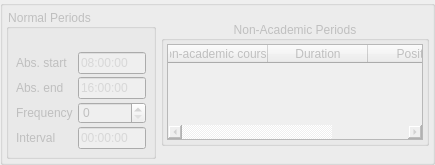
                      <widget class="QGroupBox" name="abs_startend_gbox">
                       <property name="enabled">
                        <bool>false</bool>
                       </property>
                       <property name="styleSheet">
                        <string notr="true">QWidget{
color:#bfbfbf;
 border-color:#bfbfbf;
}</string>
                       </property>
                       <property name="title">
                        <string/>
                       </property>
                       <property name="alignment">
                        <set>Qt::AlignCenter</set>
                       </property>
                       <layout class="QHBoxLayout" name="horizontalLayout_20">
                        <property name="spacing">
                         <number>5</number>
                        </property>
                        <property name="leftMargin">
                         <number>3</number>
                        </property>
                        <property name="topMargin">
                         <number>3</number>
                        </property>
                        <property name="rightMargin">
                         <number>3</number>
                        </property>
                        <property name="bottomMargin">
                         <number>3</number>
                        </property>
                        <item>
                         <widget class="QGroupBox" name="groupBox_61">
                          <property name="minimumSize">
                           <size>
                            <width>150</width>
                            <height>0</height>
                           </size>
                          </property>
                          <property name="maximumSize">
                           <size>
                            <width>150</width>
                            <height>16777215</height>
                           </size>
                          </property>
                          <property name="title">
                           <string>Normal Periods</string>
                          </property>
                          <layout class="QFormLayout" name="formLayout_10">
                           <property name="horizontalSpacing">
                            <number>5</number>
                           </property>
                           <property name="verticalSpacing">
                            <number>3</number>
                           </property>
                           <property name="leftMargin">
                            <number>7</number>
                           </property>
                           <property name="topMargin">
                            <number>23</number>
                           </property>
                           <property name="rightMargin">
                            <number>7</number>
                           </property>
                           <property name="bottomMargin">
                            <number>7</number>
                           </property>
                           <item row="0" column="0">
                            <widget class="QLabel" name="label_104">
                             <property name="text">
                              <string>Abs. start</string>
                             </property>
                            </widget>
                           </item>
                           <item row="0" column="1">
                            <widget class="QLineEdit" name="start3">
                             <property name="placeholderText">
                              <string>08:00:00</string>
                             </property>
                            </widget>
                           </item>
                           <item row="1" column="0">
                            <widget class="QLabel" name="label_105">
                             <property name="text">
                              <string>Abs. end</string>
                             </property>
                            </widget>
                           </item>
                           <item row="1" column="1">
                            <widget class="QLineEdit" name="end3">
                             <property name="placeholderText">
                              <string>16:00:00</string>
                             </property>
                            </widget>
                           </item>
                           <item row="2" column="0">
                            <widget class="QLabel" name="label_106">
                             <property name="toolTip">
                              <string>&lt;html&gt;&lt;head/&gt;&lt;body&gt;&lt;p&gt;Number of periods&lt;/p&gt;&lt;/body&gt;&lt;/html&gt;</string>
                             </property>
                             <property name="text">
                              <string>Frequency</string>
                             </property>
                            </widget>
                           </item>
                           <item row="2" column="1">
                            <widget class="QSpinBox" name="freq3"/>
                           </item>
                           <item row="3" column="0">
                            <widget class="QLabel" name="label_119">
                             <property name="toolTip">
                              <string>Inter-period interval. A bit of breathing space between a period and the next (in minutes).</string>
                             </property>
                             <property name="text">
                              <string>Interval</string>
                             </property>
                            </widget>
                           </item>
                           <item row="3" column="1">
                            <widget class="QLineEdit" name="int3">
                             <property name="placeholderText">
                              <string>00:00:00</string>
                             </property>
                            </widget>
                           </item>
                          </layout>
                         </widget>
                        </item>
                        <item>
                         <widget class="QGroupBox" name="groupBox_62">
                          <property name="minimumSize">
                           <size>
                            <width>0</width>
                            <height>125</height>
                           </size>
                          </property>
                          <property name="maximumSize">
                           <size>
                            <width>300</width>
                            <height>125</height>
                           </size>
                          </property>
                          <property name="toolTip">
                           <string>&lt;html&gt;&lt;head/&gt;&lt;body&gt;&lt;p&gt;Handles the generation of special periods (like Recess or &amp;quot;Break&amp;quot;) and their insertion into the list of periods for the day.&lt;/p&gt;&lt;/body&gt;&lt;/html&gt;</string>
                          </property>
                          <property name="title">
                           <string>Non-Academic Periods</string>
                          </property>
                          <property name="alignment">
                           <set>Qt::AlignCenter</set>
                          </property>
                          <layout class="QVBoxLayout" name="verticalLayout_57">
                           <property name="spacing">
                            <number>1</number>
                           </property>
                           <property name="leftMargin">
                            <number>3</number>
                           </property>
                           <property name="topMargin">
                            <number>3</number>
                           </property>
                           <property name="rightMargin">
                            <number>3</number>
                           </property>
                           <property name="bottomMargin">
                            <number>3</number>
                           </property>
                           <item>
                            <widget class="QTableWidget" name="nonacad_table3">
                             <column>
                              <property name="text">
                               <string>Non-academic courses</string>
                              </property>
                              <property name="toolTip">
                               <string>Non-academic subjects</string>
                              </property>
                             </column>
                             <column>
                              <property name="text">
                               <string>Duration</string>
                              </property>
                              <property name="toolTip">
                               <string>&lt;html&gt;&lt;head/&gt;&lt;body&gt;&lt;p&gt;Duration in Minutes.&lt;/p&gt;&lt;p&gt;Format is hh:mm:ss.&lt;/p&gt;&lt;/body&gt;&lt;/html&gt;</string>
                              </property>
                             </column>
                             <column>
                              <property name="text">
                               <string>Position</string>
                              </property>
                              <property name="toolTip">
                               <string>Comma-seperated numbers (for more than one position) for where this period should lie.
E.g. 2 implies this period should occupy the 2nd period.
2,3 implies 2nd and 3rd periods.</string>
                              </property>
                             </column>
                            </widget>
                           </item>
                          </layout>
                         </widget>
                        </item>
                       </layout>
                      </widget>
